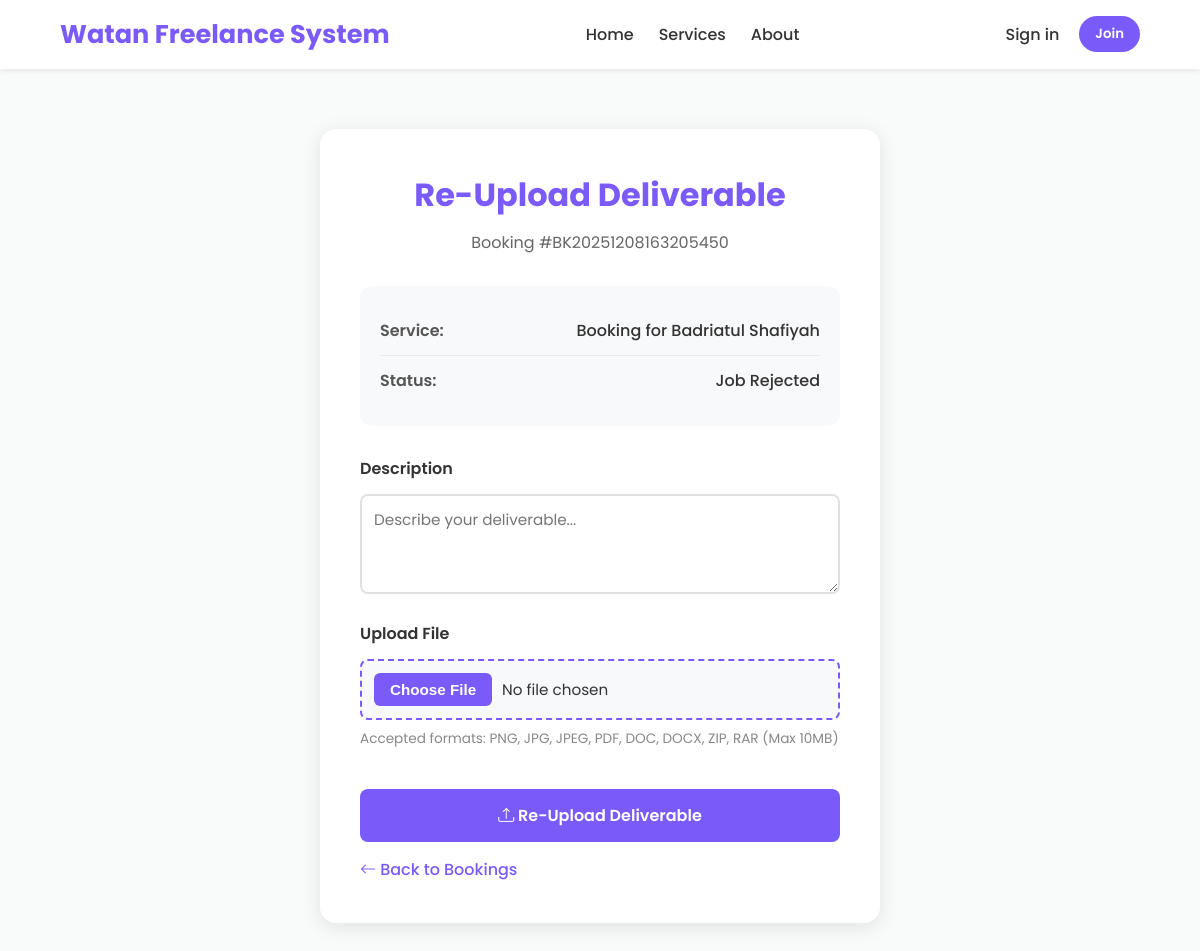
Screenshot of /reupload_deliverables.php?bid=BK20251208163205450 with the database file from the repository.
### tables this page shows
CREATE TABLE `booking` (
  `booking_id` varchar(20) NOT NULL,
  `client_id` int(11) DEFAULT NULL,
  `freelancer_id` int(11) DEFAULT NULL,
  `service_title` varchar(255) NOT NULL,
  `description` text DEFAULT NULL,
  `deadline` date DEFAULT NULL,
  `total_booking_hours` int(11) NOT NULL,
  `calculated_total_price` decimal(10,2) NOT NULL,
  `work_mode` enum('online','offline') NOT NULL,
  `location` varchar(100) DEFAULT NULL,
  `booking_status` enum('Job In Review','Job Rejected','Job In Progress','Job Pending Verification','Job Completed','Job Cancelled') DEFAULT 'Job In Review',
  `created_at` timestamp NOT NULL DEFAULT current_timestamp(),
  `receipt` varchar(255) DEFAULT NULL,
  `deliverables` varchar(255) DEFAULT NULL
);

### reupload_deliverables.php (the view, shortened to what this page needs)
<?php
require_once "database.php";
$bid = $_GET['bid'] ?? $_POST['bid'] ?? null;
$description = $_POST['description'] ?? '';
try {
    $stmt = $conn->prepare("SELECT * FROM booking WHERE booking_id = :bid");
    $stmt->execute([':bid' => $bid]);
    $booking = $stmt->fetch(PDO::FETCH_ASSOC);
} catch (PDOException $e) {
    echo "<script>alert('Error fetching booking: " . htmlspecialchars($e->getMessage()) . "'); window.location.href='freelancer_booking_list.php';</script>";
    exit;
}
$isLoggedIn = isset($_SESSION['username']);
$currentUsername = $_SESSION['username'] ?? '';
$role = strtolower($_SESSION['role'] ?? $_SESSION['user_type'] ?? '');
$profileLink = ($role === 'client') ? 'client.php' : 'freelancer_form.php';
$profileLabel = ($role === 'client') ? 'Edit Client Profile' : 'Edit Freelancer Profile';
?>
<!DOCTYPE html>
<html lang="en">
<head>
    <link href="https://cdn.jsdelivr.net/npm/bootstrap-icons@1.10.5/font/bootstrap-icons.css" rel="stylesheet">
</head>
<body>
    <nav>
        <div class="logo">Watan Freelance System</div>
        <ul>
            <li><a href="dashboard.php">Home</a></li>
            <li><a href="browse_services.php">Services</a></li>
            <li><a href="about.php">About</a></li>
        </ul>
        <div class="nav-actions">
            <?php if ($isLoggedIn): ?>
                <span>Welcome, <?php echo htmlspecialchars($currentUsername); ?></span>
                <a class="link-signin" href="<?php echo $profileLink; ?>" style="background-color: #f3f1ff; color: #7a5af8; font-weight: 600;">
                    <i class="bi bi-person-gear"></i> <?php echo $profileLabel; ?>
                </a>
                <a class="link-signin" href="logout.php">Logout</a>
            <?php else: ?>
                <a class="link-signin" href="login.php">Sign in</a>
                <button class="btn-join-nav" onclick="location.href='registration.php'">Join</button>
            <?php endif; ?>
        </div>
    </nav>
    <div class="upload-container">
        <div class="upload-card">
            <div class="upload-header">
                <h1>Re-Upload Deliverable</h1>
                <p>Booking #<?php echo htmlspecialchars($bid); ?></p>
            </div>
            <div class="booking-info">
                <div class="info-row">
                    <span class="info-label">Service:</span>
                    <span class="info-value"><?php echo htmlspecialchars($booking['service_title'] ?? 'N/A'); ?></span>
                </div>
                <div class="info-row">
                    <span class="info-label">Status:</span>
                    <span class="info-value"><?php echo htmlspecialchars($booking['booking_status'] ?? 'N/A'); ?></span>
                </div>
            </div>
            <form method="post" enctype="multipart/form-data" class="upload-section">
                <div class="form-group">
                    <label for="description">Description</label>
                    <textarea name="description" id="description" placeholder="Describe your deliverable..." required><?php echo htmlspecialchars($description); ?></textarea>
                </div>
                <div class="form-group">
                    <label for="deliverable">Upload File</label>
                    <div class="file-input-wrapper">
                        <input type="file" name="deliverable" id="deliverable" required>
                    </div>
                    <p class="file-hint">Accepted formats: PNG, JPG, JPEG, PDF, DOC, DOCX, ZIP, RAR (Max 10MB)</p>
                </div>
                <button type="submit" class="btn-submit">
                    <i class="bi bi-upload"></i> Re-Upload Deliverable
                </button>
                <a href="freelancer_booking_list.php" class="btn-back">
                    <i class="bi bi-arrow-left"></i> Back to Bookings
                </a>
            </form>
        </div>
    </div>
</body>
</html>

### reupload_deliverables.php (style rules this page uses)
* { margin: 0; padding: 0; box-sizing: border-box; font-family: 'Poppins', sans-serif; }
body { background: url('img/background.png') no-repeat center center/cover; background-attachment: fixed; color: #333; line-height: 1.6; min-height: 100vh; position: relative; }
body::before { content: ''; position: fixed; top: 0; left: 0; right: 0; bottom: 0; background: rgba(248, 249, 250, 0.85); z-index: -1; }
nav { background-color: rgba(255,255,255,0.9); backdrop-filter: saturate(180%) blur(6px); box-shadow: 0 2px 5px rgba(0,0,0,0.08); display: flex; justify-content: space-between; align-items: center; padding: 14px 60px; position: sticky; top: 0; z-index: 10; transition: box-shadow .2s ease, background-color .2s ease; }
nav .logo { font-size: 1.6rem; font-weight: 700; color: #7a5af8; text-decoration: none; }
nav ul { display: flex; list-style: none; gap: 25px; align-items: center; }
nav ul li a { text-decoration: none; color: #333; font-weight: 500; position: relative; padding-bottom: 4px; transition: color .2s ease; }
nav ul li a::after { content: ''; position: absolute; left: 0; bottom: 0; width: 0; height: 2px; background: #7a5af8; transition: width .2s ease; }
.nav-actions { display: flex; align-items: center; gap: 10px; }
.btn-join-nav { background: #7a5af8; color: #fff; border: none; padding: 8px 16px; border-radius: 999px; font-weight: 600; cursor: pointer; transition: background .2s ease; text-decoration: none; display: inline-block; }
.link-signin { color: #333; text-decoration: none; font-weight: 500; padding: 6px 10px; border-radius: 8px; transition: color .2s ease, background-color .2s ease; }
.upload-container { max-width: 600px; margin: 60px auto; padding: 0 20px; }
.upload-card { background: white; border-radius: 16px; box-shadow: 0 4px 20px rgba(0,0,0,0.1); padding: 40px; margin-bottom: 20px; }
.upload-header { text-align: center; margin-bottom: 30px; }
.upload-header h1 { font-size: 2rem; font-weight: 700; color: #7a5af8; margin-bottom: 10px; }
.upload-header p { color: #666; font-size: 1rem; }
.booking-info { background: #f8f9fa; border-radius: 12px; padding: 20px; margin-bottom: 30px; }
.info-row { display: flex; justify-content: space-between; align-items: center; padding: 12px 0; border-bottom: 1px solid #e9ecef; }
.info-row:last-child { border-bottom: none; }
.info-label { font-weight: 600; color: #555; }
.info-value { color: #333; font-weight: 500; }
.upload-section { margin-top: 30px; }
.upload-section label { display: block; font-weight: 600; color: #333; margin-bottom: 12px; font-size: 1rem; }
.form-group { margin-bottom: 20px; }
.form-group textarea { width: 100%; padding: 12px; border: 2px solid #e0e0e0; border-radius: 8px; font-size: 0.95rem; font-family: 'Poppins', sans-serif; resize: vertical; min-height: 100px; transition: all .2s ease; }
.file-input-wrapper { position: relative; display: inline-block; width: 100%; }
.file-input-wrapper input[type="file"] { width: 100%; padding: 12px; border: 2px dashed #7a5af8; border-radius: 8px; background: #f8f9fa; cursor: pointer; font-size: 0.95rem; transition: all .2s ease; }
.btn-submit { width: 100%; background: #7a5af8; color: white; border: none; padding: 14px 24px; border-radius: 8px; font-size: 1rem; font-weight: 600; cursor: pointer; transition: background .2s ease, transform .1s ease; margin-top: 20px; }
.btn-back { display: inline-block; color: #7a5af8; text-decoration: none; font-weight: 500; margin-top: 15px; transition: color .2s ease; }
.file-hint { font-size: 0.85rem; color: #888; margin-top: 8px; }

### rows the page displays
booking: service_title "Booking for Badriatul Shafiyah", booking_status "Job Rejected"

### other values shown
$bid "BK20251208163205450"
